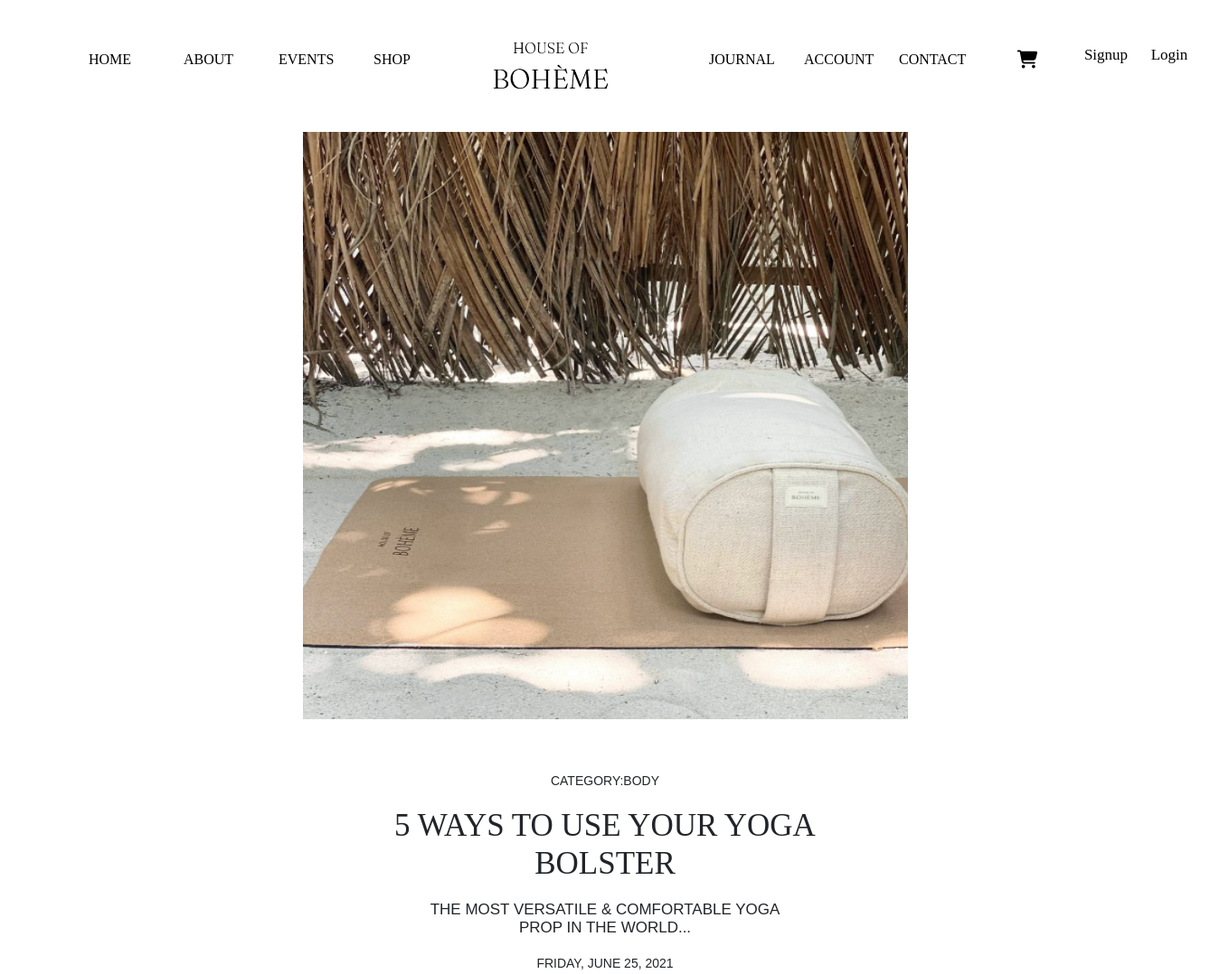
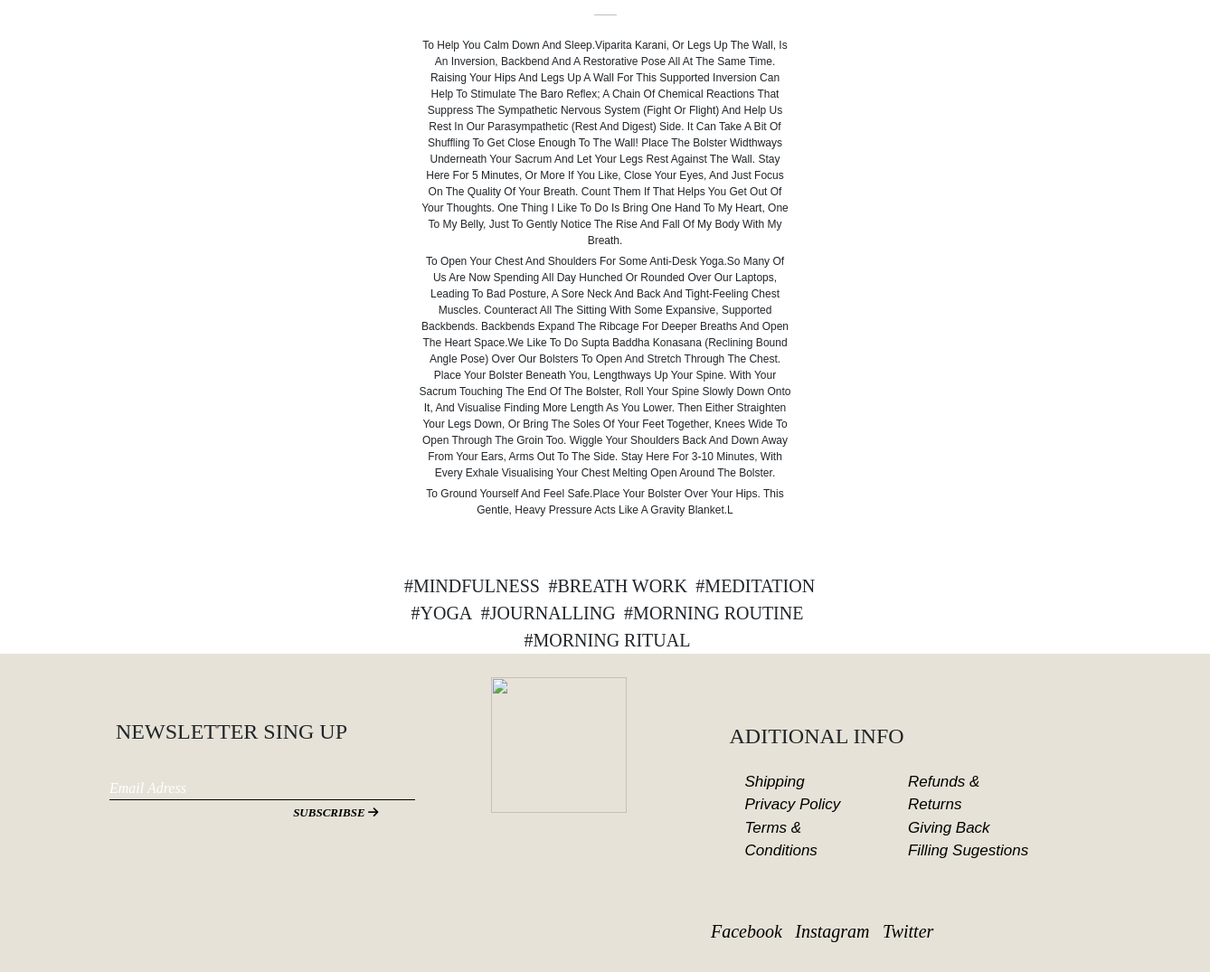
Screenshot of /article_Detail/1 with the database file from the repository (2 pictures, top to bottom).
### Home/models.py (models this page shows, shortened)
class Articles(models.Model):
    articles_id = models.AutoField(primary_key=True)
    articles_image = models.ImageField(upload_to="article/",null=True, blank=True)
    articles_category = models.CharField(max_length=50, null=True, blank=True)
    articles_written = models.CharField(max_length=50, null=True, blank=True)
    articles_title = models.CharField(max_length=100, null=True, blank=True)
    articles_update = models.CharField(max_length=100, null=True, blank=True)
    articles_subtitle = models.CharField(max_length=100, null=True, blank=True)
    articles_info = models.TextField(max_length=8000, null=True, blank=True)
    articles_description = models.TextField(max_length=2000, null=True, blank=True)
    articles_hashtag = models.TextField(max_length=500, null=True, blank=True)

### Home/views.py (the view)
# urls.py: path('article_Detail/<id>', views.article_Detail, name='article_Detail'),
def article_Detail(request, id):
    articles = Articles.objects.get(articles_id=id)
    context ={"articles":articles}
    return render(request, 'article_Detail.html', context)

### Home/Templates/article_Detail.html (shortened to what this page needs)
<!DOCTYPE html>
{% extends 'Index.html' %}
{% load static %}
{% block content %}
<body>
    <div class="image">
        <img src="{{articles.articles_image.url}}" alt="">
    </div>
    <div class="container article_detail_text text-center">
        <h6>CATEGORY:{{articles.articles_category}}</h6>
        <H4>{{articles.articles_title}} </H4>
        <h5>{{articles.articles_subtitle}}</h5>
        <h6>{{articles.articles_update}}</h6>
        <hr>
        <p class="pjesa1">{{articles.articles_description|safe}}</p>
        <div class="hashtag">
            <a href="#">{{articles.articles_hashtag|safe}}</a>
        </div>
    </div>
</body>
</html>
{% endblock %}

### static/Css/Index.css (style rules this page uses)
* { margin:0; padding:0; box-sizing: border-box; outline: none; border:none; text-transform: capitalize; transition: all .2s linear; font-family: 'Indie Flower' ; }
:root { --marquee-width: 100vw; --marquee-height: 20vh; --marquee-elements-displayed: 5; --marquee-element-width: calc(var(--marquee-width) / var(--marquee-elements-displayed)); --marquee-animation-duration: calc(var(--marquee-elements) * 3s); }
hr { font-weight: bold; }
::placeholder { color: grey; opacity: 1; }
a { text-decoration: none; color: white; font-size: 20px; font-family: gideon roman; padding-top: 5px; }
.contact-pjesa1 h5, h4 { font-family: gideon roman; }
.image img { width: 50% ; height: 650px; margin-left: 25%; }
.article_detail_text { margin-top: 60px; }
.article_detail_text h6 { text-align: center; margin-top: 20px; font-size: 14px; }
.article_detail_text h5 { text-align: center; font-size: 17px; width: 400px; margin: auto; margin-top: 20px; }
.article_detail_text h4 { text-align: center; font-family: gideon roman; font-size: 35px; width: 480px; margin: auto; margin-top: 20px; }
hr { width: 25px; height: 10px; color: black; margin: auto; margin-top: 20px; }
.article_detail_text p { width: 37%; margin: auto; font-size: 12px; font-family: Arial, Helvetica, sans-serif; margin-top: 5px; margin-bottom: 5px; }
.article_detail_text .pjesa1 { margin-bottom: 15px; margin-top: 15px; }
.article_detail_text .hashtag { width: 47%; margin: auto; margin-top: 60px; }
.hashtag a { text-decoration: none; color: rgb(41, 40, 40); margin-left: 5px; }
* { margin: 0; padding: 0; box-sizing: border-box; font-family: 'Poppins',sans-serif; }

### rows the page displays
Articles: articles_image (picture), articles_category "BODY", articles_title "5 WAYS TO USE YOUR YOGA BOLSTER", articles_subtitle "THE MOST VERSATILE & COMFORTABLE YOGA PROP IN THE WORLD...", articles_update "FRIDAY, JUNE 25, 2021", articles_description "To Help You Calm Down And Sleep.Viparita Karani, Or Legs Up The Wall, Is An Inversion, Backbend And A Restorative Pose All At The Same Time. Raising Your Hips And Legs Up A Wall For This Supported Inversion Can Help To Stimulate The Baro Reflex; A Chain Of Chemical Reactions That Suppress The Sympathetic Nervous System (Fight Or Flight) And Help Us Rest In Our Parasympathetic (Rest And Digest) Side. It Can Take A Bit Of Shuffling To Get Close Enough To The Wall! Place The Bolster Widthways Underneath Your Sacrum And Let Your Legs Rest Against The Wall. Stay Here For 5 Minutes, Or More If You Like, Close Your Eyes, And Just Focus On The Quality Of Your Breath. Count Them If That Helps You…", articles_hashtag "#MINDFULNESS #BREATH WORK #MEDITATION #YOGA #JOURNALLING #MORNING ROUTINE #MORNING RITUAL"
